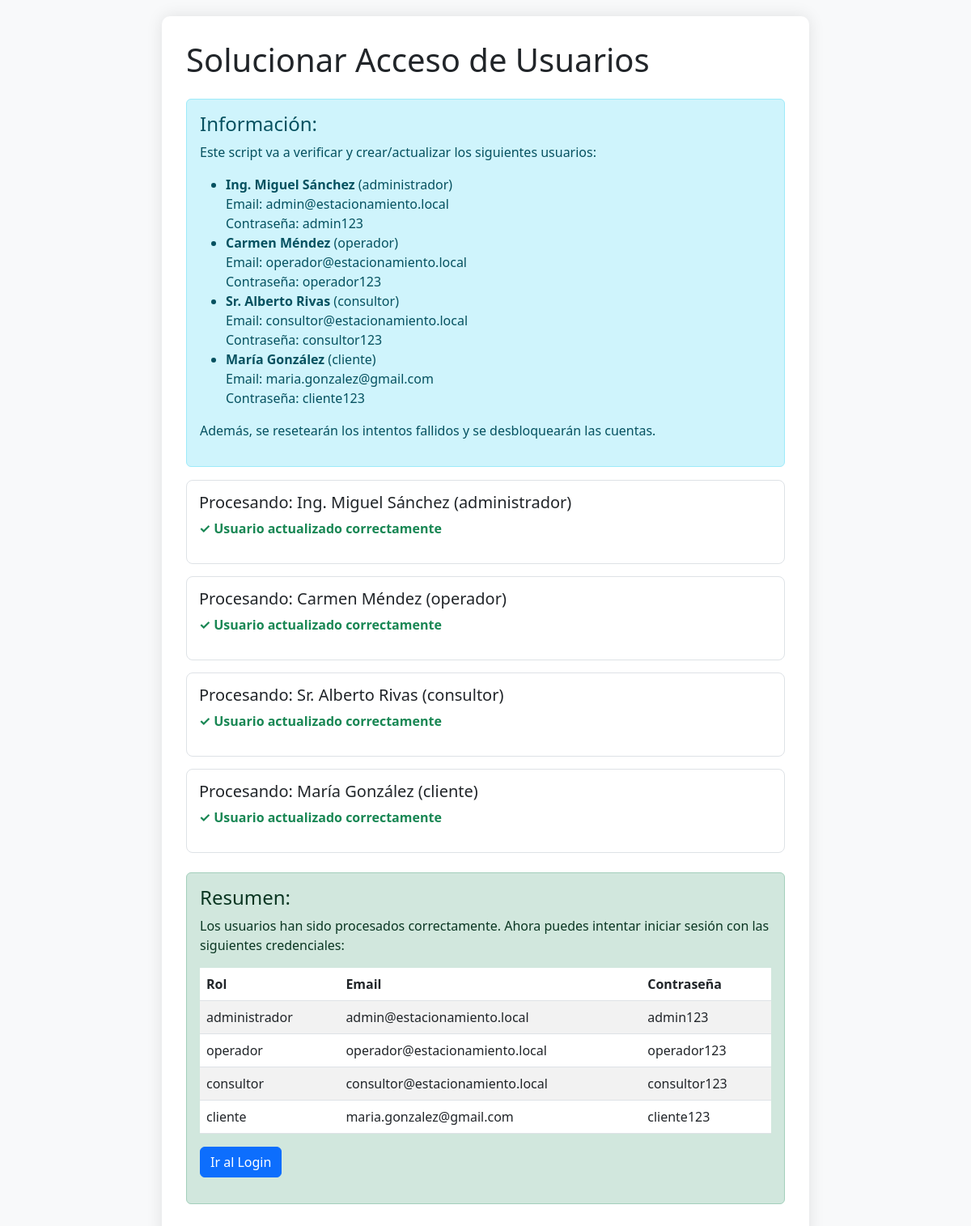
Page /solucionar_acceso.php on the committed database.
### tables this page shows
CREATE TABLE usuarios (
    id INT PRIMARY KEY AUTO_INCREMENT,
    nombre_completo VARCHAR(255) NOT NULL,
    email VARCHAR(255) NOT NULL UNIQUE,
    password VARCHAR(255) NOT NULL COMMENT 'Hash BCRYPT',
    telefono VARCHAR(20),
    rol ENUM('cliente', 'operador', 'consultor', 'administrador') NOT NULL DEFAULT 'cliente',
    activo BOOLEAN DEFAULT TRUE,

     
    intentos_fallidos INT DEFAULT 0 COMMENT 'Máximo 5 intentos',
    bloqueado_hasta DATETIME NULL COMMENT 'Bloqueo temporal por intentos fallidos',

     
    primer_acceso BOOLEAN DEFAULT TRUE COMMENT 'TRUE si es primera vez que ingresa',
    password_temporal BOOLEAN DEFAULT TRUE COMMENT 'TRUE si password fue generado por admin',
    perfil_completo BOOLEAN DEFAULT FALSE COMMENT 'TRUE cuando completa datos personales',

     
    exonerado BOOLEAN DEFAULT FALSE COMMENT 'Usuarios exonerados no pagan mensualidad',
    motivo_exoneracion TEXT NULL,

     
    fecha_registro TIMESTAMP DEFAULT CURRENT_TIMESTAMP,
    ultimo_acceso DATETIME NULL,

    INDEX idx_email (email),
    INDEX idx_rol (rol),
    INDEX idx_activo (activo)
);

### config/database.php (called while the page is built, shortened)
<?php
class Database
{
    private static ?PDO $instance = null;
    private static bool $testMode = false;
    private static function getConfig(): array
    {
        return [
            'host'    => $_ENV['DB_HOST'] ?? 'localhost',
            'port'    => $_ENV['DB_PORT'] ?? '3306',
            'dbname'  => $_ENV['DB_NAME'] ?? 'estacionamiento_db',
            'user'    => $_ENV['DB_USER'] ?? 'root',
            'pass'    => $_ENV['DB_PASS'] ?? '',
            'charset' => $_ENV['DB_CHARSET'] ?? 'utf8mb4',
        ];
    }
    public static function getInstance(): PDO
    {
        if (self::$instance === null) {
            $config = self::getConfig();
            if (self::$testMode) {
                $dsn = "sqlite:{$config['database']}";
                $options = [
                    PDO::ATTR_ERRMODE            => PDO::ERRMODE_EXCEPTION,
                    PDO::ATTR_DEFAULT_FETCH_MODE => PDO::FETCH_ASSOC,
                    PDO::ATTR_EMULATE_PREPARES   => false,
                ];
                $user = null;
                $pass = null;
            } else {
                $dsn = sprintf(
                    "mysql:host=%s;port=%s;dbname=%s;charset=%s",
                    $config['host'],
                    $config['port'],
                    $config['dbname'],
                    $config['charset']
                );
                $options = [
                    PDO::ATTR_ERRMODE            => PDO::ERRMODE_EXCEPTION,
                    PDO::ATTR_DEFAULT_FETCH_MODE => PDO::FETCH_ASSOC,
                    PDO::ATTR_EMULATE_PREPARES   => false,
                    PDO::MYSQL_ATTR_INIT_COMMAND => "SET NAMES {$config['charset']}"
                ];
                $user = $config['user'];
                $pass = $config['pass'];
            }
            try {
                self::$instance = new PDO($dsn, $user, $pass, $options);
                if (!self::$testMode) {
                    self::$instance->exec("SET NAMES 'utf8mb4' COLLATE 'utf8mb4_unicode_ci'");
                    self::$instance->exec("SET CHARACTER SET utf8mb4");
                    self::$instance->exec("SET character_set_connection=utf8mb4");
                    self::$instance->exec("SET character_set_client=utf8mb4");
                    self::$instance->exec("SET character_set_results=utf8mb4");
                }
            } catch (PDOException $e) {
                error_log("[DB ERROR] No se pudo conectar: " . $e->getMessage());
                if (($_ENV['APP_ENV'] ?? 'production') === 'production') {
                    throw new PDOException("Error de conexión a la base de datos");
                } else {
                    throw $e;
                }
            }
        }
        return self::$instance;
    }
    public static function query(string $sql, array $params = []): PDOStatement
    {
        $pdo = self::getInstance();
        $stmt = $pdo->prepare($sql);
        $stmt->execute($params);
        return $stmt;
    }
    public static function fetchOne(string $sql, array $params = [])
    {
        $stmt = self::query($sql, $params);
        return $stmt->fetch();
    }
    public static function execute(string $sql, array $params = []): int
    {
        $stmt = self::query($sql, $params);
        return $stmt->rowCount();
    }
}

### solucionar_acceso.php (the view, shortened to what this page needs)
<?php
require_once __DIR__ . '/config/database.php';
echo "<!DOCTYPE html>
<html lang='es'>
<head>
    <meta charset='UTF-8'>
    <meta name='viewport' content='width=device-width, initial-scale=1.0'>
    <title>Solucionar Acceso de Usuarios</title>
    <link href='https://cdn.jsdelivr.net/npm/bootstrap@5.3.0/dist/css/bootstrap.min.css' rel='stylesheet'>
    <style>
        body {
            padding: 20px;
            background-color: #f8f9fa;
        }
        .container {
            max-width: 800px;
            margin: 0 auto;
            background-color: white;
            padding: 30px;
            border-radius: 10px;
            box-shadow: 0 0 20px rgba(0,0,0,0.1);
        }
        .user-card {
            border: 1px solid #dee2e6;
            border-radius: 8px;
            padding: 15px;
            margin-bottom: 15px;
        }
        .success { color: #198754; font-weight: bold; }
        .error { color: #dc3545; font-weight: bold; }
        .info { color: #0d6efd; font-weight: bold; }
    </style>
</head>
<body>
    <div class='container'>
        <h1 class='mb-4'>Solucionar Acceso de Usuarios</h1>";
try {
    $usuarios = [
        [
            'id' => 1,
            'nombre_completo' => 'Ing. Miguel Sánchez',
            'email' => 'admin@estacionamiento.local',
            'password' => 'admin123',
            'rol' => 'administrador'
        ],
        [
            'id' => 2,
            'nombre_completo' => 'Carmen Méndez',
            'email' => 'operador@estacionamiento.local',
            'password' => 'operador123',
            'rol' => 'operador'
        ],
        [
            'id' => 3,
            'nombre_completo' => 'Sr. Alberto Rivas',
            'email' => 'consultor@estacionamiento.local',
            'password' => 'consultor123',
            'rol' => 'consultor'
        ],
        [
            'id' => 4,
            'nombre_completo' => 'María González',
            'email' => 'maria.gonzalez@gmail.com',
            'password' => 'cliente123',
            'rol' => 'cliente'
        ]
    ];
    echo "<div class='alert alert-info'>
        <h4>Información:</h4>
        <p>Este script va a verificar y crear/actualizar los siguientes usuarios:</p>
        <ul>";
    foreach ($usuarios as $usuario) {
        echo "<li><strong>{$usuario['nombre_completo']}</strong> ({$usuario['rol']})<br>
              Email: {$usuario['email']}<br>
              Contraseña: {$usuario['password']}</li>";
    }
    echo "</ul>
        <p>Además, se resetearán los intentos fallidos y se desbloquearán las cuentas.</p>
    </div>";
    foreach ($usuarios as $usuario) {
        echo "<div class='user-card'>
            <h5>Procesando: {$usuario['nombre_completo']} ({$usuario['rol']})</h5>";
        $existe = Database::fetchOne(
            "SELECT * FROM usuarios WHERE id = ? OR email = ?",
            [$usuario['id'], $usuario['email']]
        );
        $passwordHash = password_hash($usuario['password'], PASSWORD_BCRYPT);
        if ($existe) {
            $sql = "UPDATE usuarios SET
                    nombre_completo = ?,
                    email = ?,
                    password = ?,
                    rol = ?,
                    activo = 1,
                    intentos_fallidos = 0,
                    bloqueado_hasta = NULL,
                    primer_acceso = 0,
                    password_temporal = 0,
                    perfil_completo = 1
                    WHERE id = ? OR email = ?";
            $params = [
                $usuario['nombre_completo'],
                $usuario['email'],
                $passwordHash,
                $usuario['rol'],
                $usuario['id'],
                $usuario['email']
            ];
            $result = Database::execute($sql, $params);
            if ($result > 0) {
                echo "<p class='success'>✓ Usuario actualizado correctamente</p>";
            } else {
                echo "<p class='info'>ℹ El usuario ya tenía los datos actualizados</p>";
            }
        }
        echo "</div>";
    }
    echo "<div class='alert alert-success mt-4'>
        <h4>Resumen:</h4>
        <p>Los usuarios han sido procesados correctamente. Ahora puedes intentar iniciar sesión con las siguientes credenciales:</p>
        <table class='table table-striped'>
            <thead>
                <tr>
                    <th>Rol</th>
                    <th>Email</th>
                    <th>Contraseña</th>
                </tr>
            </thead>
            <tbody>";
    foreach ($usuarios as $usuario) {
        echo "<tr>
                <td>{$usuario['rol']}</td>
                <td>{$usuario['email']}</td>
                <td>{$usuario['password']}</td>
            </tr>";
    }
    echo "</tbody>
        </table>
        <p class='mt-3'><a href='auth/login' class='btn btn-primary'>Ir al Login</a></p>
    </div>";
} catch (Exception $e) {
    echo "<div class='alert alert-danger'>
        <h4>Error:</h4>
        <p>" . $e->getMessage() . "</p>
    </div>";
}
echo "</div>
</body>
</html>";

### solucionar_acceso.php (style rules this page uses)
body { padding: 20px; background-color: #f8f9fa; }
.container { max-width: 800px; margin: 0 auto; background-color: white; padding: 30px; border-radius: 10px; box-shadow: 0 0 20px rgba(0,0,0,0.1); }
.user-card { border: 1px solid #dee2e6; border-radius: 8px; padding: 15px; margin-bottom: 15px; }
.success { color: #198754; font-weight: bold; }

### rows in the picture
usuarios: rol "administrador", email "admin@estacionamiento.local", password "admin123"
usuarios: rol "operador", email "operador@estacionamiento.local", password "operador123"
usuarios: rol "consultor", email "consultor@estacionamiento.local", password "consultor123"
usuarios: rol "cliente", email "maria.gonzalez@gmail.com", password "cliente123"

### other values in the picture
$usuario['nombre_completo'] "Ing. Miguel Sánchez"
$usuario['rol'] "administrador"
$usuario['email'] "admin@estacionamiento.local"
$usuario['password'] "admin123"
$usuario['nombre_completo'] "Carmen Méndez"
$usuario['rol'] "operador"
$usuario['email'] "operador@estacionamiento.local"
$usuario['password'] "operador123"
$usuario['nombre_completo'] "Sr. Alberto Rivas"
$usuario['rol'] "consultor"
$usuario['email'] "consultor@estacionamiento.local"
$usuario['password'] "consultor123"
$usuario['nombre_completo'] "María González"
$usuario['rol'] "cliente"
$usuario['email'] "maria.gonzalez@gmail.com"
